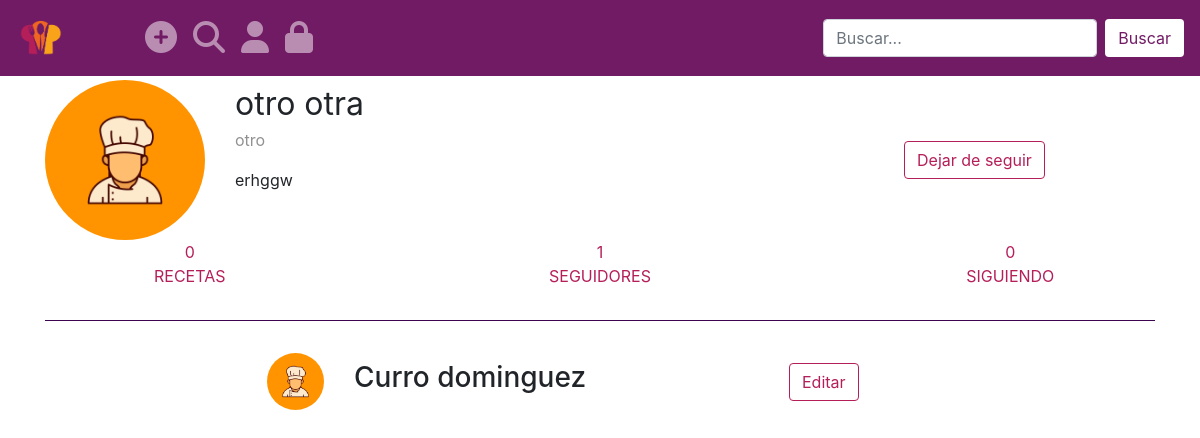
Page /otro/seguidores (signed in) on the committed database.
### web/models.py (models this page shows, shortened)
class Perfil(models.Model):
    usuario = models.OneToOneField(
        settings.AUTH_USER_MODEL, on_delete=models.CASCADE, primary_key=True, related_name="perfil")
    descripcion = models.CharField(max_length=255, null=True, blank=True)
    imagen_perfil = models.ImageField(upload_to='perfil', default="perfil/avatar-no-img.webp", null=True, blank=True, db_column="imagen")
    seguidores = models.ManyToManyField('self', blank=True, symmetrical=False, related_name='seguidor')
    class Meta:
        db_table = 'perfil'
        verbose_name_plural = 'Perfiles'
    def total_seguidores(self): #Obtiene el número total de seguidores
    	if not self.seguidores.all():
    		return 0
    	else:
    		return self.seguidores.all().count()

### web/views.py (the view)
# urls.py: path('<username>/seguidores', views.seguidores, name="seguidores"), #Vista lista de seguidores
@login_required
def seguidores(request, username):
    user = get_object_or_404(User, username=username)
    user.perfil.total_siguiendo = Perfil.objects.filter(seguidores=user.perfil).count()
    if user == request.user:
        mensaje_vacio = "Aún no tienes seguidores"
    else:
        mensaje_vacio = username + " no tiene seguidores"
    seguidores = user.perfil.seguidores.all()
    context = {'usuario': user, 'lista_usuarios': seguidores, 'mensaje_vacio': mensaje_vacio}
    return render(request, 'perfil-usuarios.html', context)

### web/templates/perfil-usuarios.html (shortened to what this page needs)
{% load static %}
<!DOCTYPE html>
<html lang="es" dir="ltr">
<head>
  <link rel="stylesheet" href="{% static 'css/bootstrap.min.css' %}">
  <link rel="stylesheet" href="{% static 'css/navbar.css' %}">
  <link rel="stylesheet" href="{% static 'css/perfil.css' %}">
</head>
<body>
  {% include 'partes/navbar.html' %}
  <div class="container mb-5">
    {% include 'partes/info-perfil.html' %}
    {% if user == usuario %}
      {% include 'partes/menu-perfil-self.html' %}
    {% else %}
      {% include 'partes/menu-perfil.html' %}
    {% endif %}
    <div class="row separador"></div>
    {% include 'partes/lista-usuarios.html' %}
  </div>
</body>
</html>

### web/templates/partes/info-perfil.html
<div class="row" style="margin-top:0px;">
    <div class="col-3 col-md-2">
      <div class="image-fluid">
        <img src="../../media/{{usuario.perfil.imagen_perfil}}" class="img-fluid rounded-circle"/>
      </div>
    </div>
    <div class="col-6 col-md-7">
      <div class="row">
        <div class="col-12 nombre">
          {{usuario.get_full_name}}
        </div>
      </div>
      <div class="row">
        <div class="col-12 nombre">
          <p class="user">{{usuario.username}}</p>
        </div>
      </div>
      <div class="row">
        <div class="col-12 descripcion">
          {% if not usuario.perfil.descripcion == None %}
          <p>{{usuario.perfil.descripcion}}</p>
          {% endif %}
        </div>
      </div>
    </div>
    <div class="col-2 ml-1 div-seguir">
      {% if user.get_username == usuario.username %}
      <a href="{% url 'editar_perfil' username=user.username %}"><button type="button" class="btn-seguir">Editar</button></a>
      {% elif user.perfil in usuario.perfil.seguidores.all %}
      <a href="{% url 'dejar_seguir' pk=usuario.pk %}"><button type="button" class="btn-seguir">Dejar de seguir</button></a>
      {% else %}
      <a href="{% url 'seguir' pk=usuario.pk %}"><button type="button" class="btn-seguir">Seguir</button></a>
      {% endif %}
    </div>
  </div>

### web/templates/partes/menu-perfil.html
<div class="row d-flex justify-content-between mx-md-2">
    <div class="col-6 col-sm-3">
      <a href="{% url 'perfil' username=usuario.username %}">
        <div class="row justify-content-center">
          {{usuario.recetas.all.count}}
        </div>
        <div class="row justify-content-center">
          RECETAS
        </div>
      </a>
    </div>
    <div class="col-6 col-sm-3">
      <a href="{% url 'seguidores' usuario.username %}">
        <div class="row justify-content-center">
          {{usuario.perfil.total_seguidores}}
        </div>
        <div class="row justify-content-center">
          SEGUIDORES
        </div>
      </a>
    </div>
    <div class="col-6 col-sm-3">
      <a href="{% url 'siguiendo' usuario.username %}">
        <div class="row justify-content-center">
          {{usuario.perfil.total_siguiendo}}
        </div>
        <div class="row justify-content-center">
          SIGUIENDO
        </div>
      </a>
    </div>
  </div>

### web/templates/partes/lista-usuarios.html
{% for usuario in lista_usuarios %}
<div class="row px-md-5 justify-content-md-center">
    <div class="col-md-1 col-2 align-self-center">
      <img src="../../media/{{usuario.imagen_perfil}}" class="img-fluid rounded-circle">
    </div>
    <div class="col-8 col-md-5 align-self-center">
      <h3>{{usuario.usuario.get_full_name}}</h3>
    </div>
    <div class="col-2 align-self-center">
        {% if usuario.usuario.pk == user.pk %}
        <a href="{% url 'editar_perfil' username=user.username %}"><button type="button" class="btn-seguir">Editar</button></a>
        {% elif user.perfil in usuario.seguidores.all %}
        <a href="{% url 'dejar_seguir' pk=usuario.pk %}"><button type="button" class="btn-seguir">Dejar de seguir</button></a>
        {% else %}
        <a href="{% url 'seguir' pk=usuario.pk %}"><button type="button" class="btn-seguir">Seguir</button></a>
        {% endif %}
    </div>
  </div>
  {% empty %}
<div class="row justify-content-center">
  <div class="col-">
    <h4>{{mensaje_vacio}}</h4>
  </div>
</div>
{% endfor %}

### web/static/css/perfil.css (style rules this page uses)
.nombre { font-size: 2rem; }
.user { font-size: 1rem; color: #919191; }
.descripcion { font-size: 1rem; }
.div-seguir { align-self: center; }
.btn-seguir { display: inline-block; font-weight: 400; text-align: center; vertical-align: middle; cursor: pointer; user-select: none; background-color: transparent; border: 1px solid transparent; padding: 0.375rem 0.75rem; font-size: 1rem; line-height: 1.5; border-radius: 0.25rem; transition: color 0.15s ease-in-out, background-color 0.15s ease-in-out, border-color 0.15s ease-in-out, box-shadow 0.15s ease-in-out; color: #B51F59; border-color: #B51F59; }
.separador { border-top: 1px solid #3B054F; width: 100%; margin: 2rem 0 2rem 0; }
a { color: #B51F59; }

### rows in the picture
Perfil: imagen_perfil (placeholder picture), usuario.get_full_name "Curro dominguez", shows "Editar"

### other values in the picture
{{ usuario.get_full_name }} "otro otra"
{{ usuario.username }} "otro"
{{ usuario.perfil.descripcion }} "erhggw"
{{ usuario.recetas.all.count }} "0"
{{ usuario.perfil.total_seguidores }} "1"
{{ usuario.perfil.total_siguiendo }} "0"
